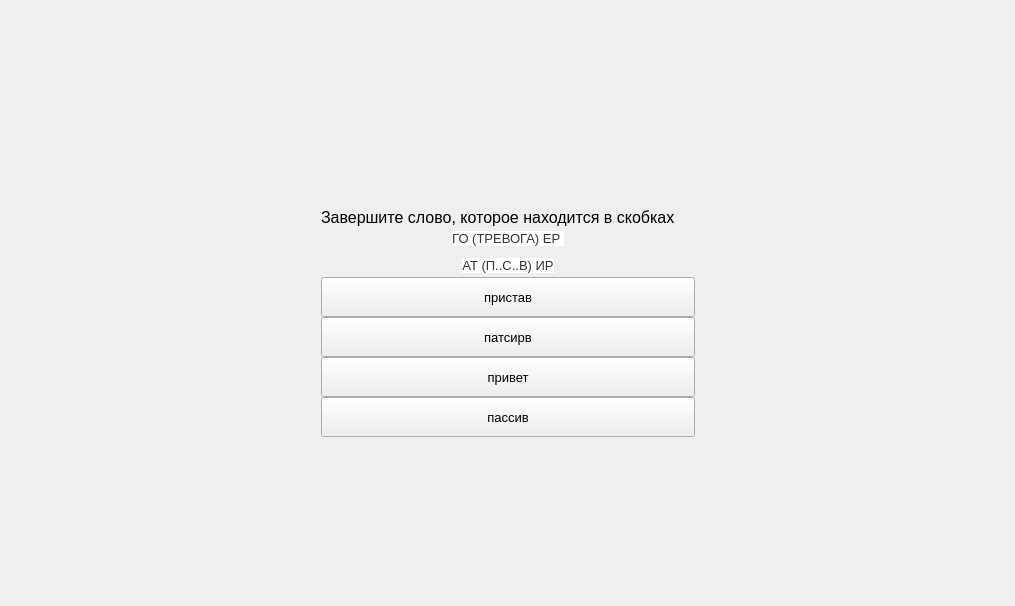
      <widget class="QWidget" name="page_19">
       <layout class="QGridLayout" name="gridLayout_37">
        <item row="0" column="0">
         <widget class="QWidget" name="widget_19" native="true">
          <layout class="QGridLayout" name="gridLayout_38">
           <property name="leftMargin">
            <number>0</number>
           </property>
           <property name="topMargin">
            <number>0</number>
           </property>
           <property name="rightMargin">
            <number>0</number>
           </property>
           <property name="bottomMargin">
            <number>0</number>
           </property>
           <property name="spacing">
            <number>0</number>
           </property>
           <item row="7" column="1" colspan="3">
            <widget class="QPushButton" name="pushButton_68">
             <property name="minimumSize">
              <size>
               <width>0</width>
               <height>40</height>
              </size>
             </property>
             <property name="font">
              <font>
               <pointsize>10</pointsize>
              </font>
             </property>
             <property name="text">
              <string>пассив</string>
             </property>
            </widget>
           </item>
           <item row="5" column="4" rowspan="2">
            <spacer name="horizontalSpacer_38">
             <property name="orientation">
              <enum>Qt::Horizontal</enum>
             </property>
             <property name="sizeHint" stdset="0">
              <size>
               <width>309</width>
               <height>20</height>
              </size>
             </property>
            </spacer>
           </item>
           <item row="6" column="1" colspan="3">
            <widget class="QPushButton" name="pushButton_67">
             <property name="minimumSize">
              <size>
               <width>0</width>
               <height>40</height>
              </size>
             </property>
             <property name="font">
              <font>
               <pointsize>10</pointsize>
              </font>
             </property>
             <property name="text">
              <string>привет</string>
             </property>
            </widget>
           </item>
           <item row="4" column="1" rowspan="2" colspan="3">
            <widget class="QPushButton" name="pushButton_66">
             <property name="minimumSize">
              <size>
               <width>0</width>
               <height>40</height>
              </size>
             </property>
             <property name="font">
              <font>
               <pointsize>10</pointsize>
              </font>
             </property>
             <property name="text">
              <string>патсирв</string>
             </property>
            </widget>
           </item>
           <item row="4" column="0">
            <spacer name="horizontalSpacer_37">
             <property name="orientation">
              <enum>Qt::Horizontal</enum>
             </property>
             <property name="sizeHint" stdset="0">
              <size>
               <width>310</width>
               <height>20</height>
              </size>
             </property>
            </spacer>
           </item>
           <item row="2" column="1" colspan="3">
            <widget class="QLabel" name="label_33">
             <property name="minimumSize">
              <size>
               <width>0</width>
               <height>50</height>
              </size>
             </property>
             <property name="font">
              <font>
               <pointsize>10</pointsize>
              </font>
             </property>
             <property name="styleSheet">
              <string notr="true"/>
             </property>
             <property name="text">
              <string>&lt;html&gt;&lt;head/&gt;&lt;body&gt;&lt;p&gt;&lt;span style=&quot; font-family:'Open Sans,sans-serif'; color:#333333; background-color:#ffffff;&quot;&gt;ГО (ТРЕВОГА) ЕР &lt;/span&gt;&lt;/p&gt;&lt;p&gt;&lt;span style=&quot; font-family:'Open Sans,sans-serif'; color:#333333; background-color:#ffffff;&quot;&gt;АТ (П..С..В) ИР&lt;/span&gt;&lt;/p&gt;&lt;/body&gt;&lt;/html&gt;</string>
             </property>
             <property name="alignment">
              <set>Qt::AlignCenter</set>
             </property>
            </widget>
           </item>
           <item row="8" column="2" colspan="2">
            <spacer name="verticalSpacer_45">
             <property name="orientation">
              <enum>Qt::Vertical</enum>
             </property>
             <property name="sizeHint" stdset="0">
              <size>
               <width>20</width>
               <height>158</height>
              </size>
             </property>
            </spacer>
           </item>
           <item row="3" column="1" colspan="3">
            <widget class="QPushButton" name="pushButton_65">
             <property name="minimumSize">
              <size>
               <width>0</width>
               <height>40</height>
              </size>
             </property>
             <property name="font">
              <font>
               <pointsize>10</pointsize>
              </font>
             </property>
             <property name="text">
              <string>пристав</string>
             </property>
            </widget>
           </item>
           <item row="1" column="1">
            <widget class="QLabel" name="label_32">
             <property name="font">
              <font>
               <pointsize>12</pointsize>
              </font>
             </property>
             <property name="text">
              <string>Завершите слово, которое находится в скобках</string>
             </property>
            </widget>
           </item>
           <item row="0" column="1">
            <spacer name="verticalSpacer_46">
             <property name="orientation">
              <enum>Qt::Vertical</enum>
             </property>
             <property name="sizeHint" stdset="0">
              <size>
               <width>20</width>
               <height>197</height>
              </size>
             </property>
            </spacer>
           </item>
          </layout>
         </widget>
        </item>
       </layout>
      </widget>
